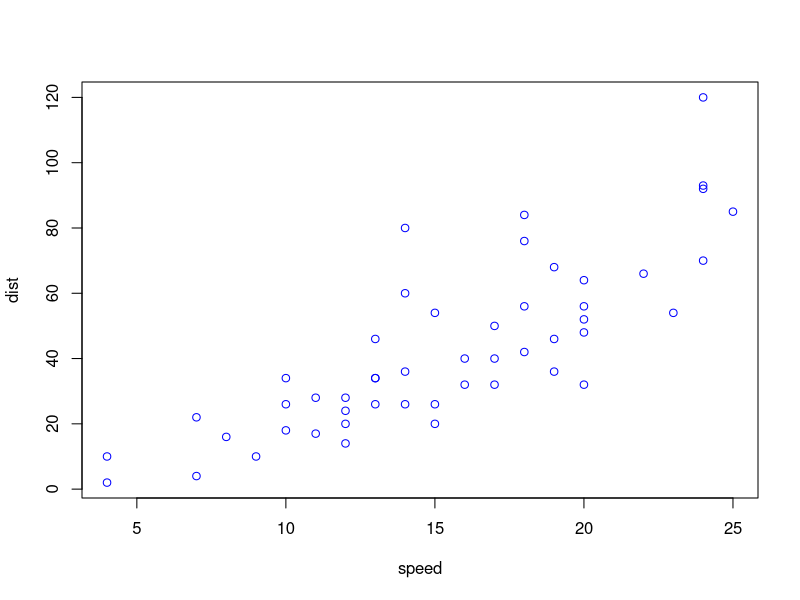

Write the R code that produced this figure.
## ---- chunk 1
plot(cars, col="blue")
